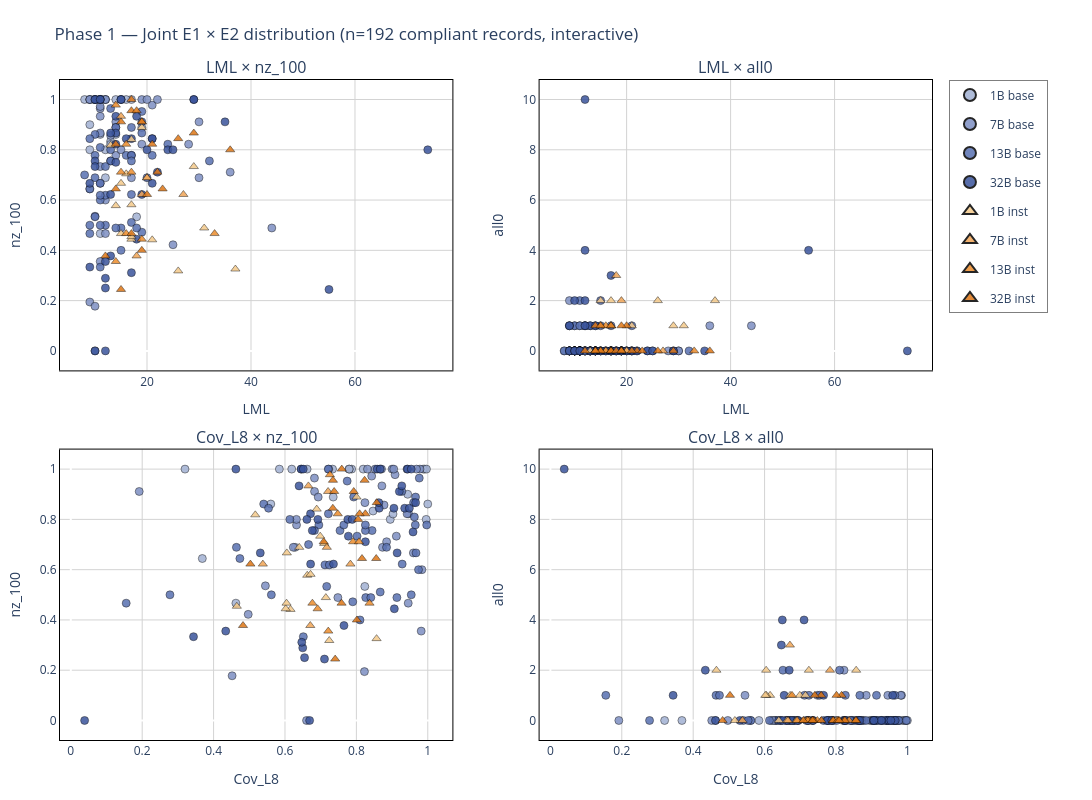

Notebook source saved alongside this figure:
### Markdown cell above
---

## Phase 1 — Joint Distribution (label-free)

Visualize the joint E1 × E2 metric space *without* applying any Type cutoff yet. The goal is to identify natural clusters or separation that motivates the cutoff choice in Phase 2.

### Code cell
# Interactive 4-panel scatter: hover shows model + id + LML + Cov_L8 + nz_100 + all0.
import plotly.graph_objects as go
from plotly.subplots import make_subplots

PANELS = [
    ('LML',    'nz_100', 'LML × nz_100'),
    ('LML',    'all0',   'LML × all0'),
    ('Cov_L8', 'nz_100', 'Cov_L8 × nz_100'),
    ('Cov_L8', 'all0',   'Cov_L8 × all0'),
]

fig = make_subplots(
    rows=2, cols=2,
    subplot_titles=[t for *_, t in PANELS],
    horizontal_spacing=0.10, vertical_spacing=0.12,
)

for i, (xcol, ycol, _) in enumerate(PANELS):
    r, c = i // 2 + 1, i % 2 + 1
    for mk in MODEL_KEYS:
        sub = df[df['model'] == mk]
        if sub.empty:
            continue
        fam = model_family(mk)
        fig.add_trace(
            go.Scatter(
                x=sub[xcol], y=sub[ycol],
                mode='markers',
                name=f'{model_size(mk)} {fam[:4]}',
                legendgroup=mk,
                showlegend=(i == 0),
                marker=dict(
                    size=8,
                    color=model_color(mk),
                    symbol='circle' if fam == 'base' else 'triangle-up',
                    line=dict(width=0.5, color='black'),
                    opacity=0.85,
                ),
                customdata=sub[['model', 'id', 'LML', 'Cov_L8', 'nz_100', 'all0']].values,
                hovertemplate=(
                    '<b>%{customdata[0]} #%{customdata[1]}</b><br>'
                    'LML: %{customdata[2]}<br>'
                    'Cov_L8: %{customdata[3]:.3f}<br>'
                    'nz_100: %{customdata[4]:.3f}<br>'
                    'all0: %{customdata[5]}'
                    '<extra></extra>'
                ),
            ),
            row=r, col=c,
        )
    fig.update_xaxes(title_text=xcol, row=r, col=c, showgrid=True,
                     gridcolor='lightgray', linecolor='black', mirror=True)
    fig.update_yaxes(title_text=ycol, row=r, col=c, showgrid=True,
                     gridcolor='lightgray', linecolor='black', mirror=True)

fig.update_layout(
    title=f'Phase 1 — Joint E1 × E2 distribution (n={len(df)} compliant records, interactive)',
    height=800, width=1300,
    plot_bgcolor='white',
    paper_bgcolor='white',
    legend=dict(itemsizing='constant', x=1.02, y=1.0, bgcolor='white',
                bordercolor='black', borderwidth=0.5),
    margin=dict(l=60, r=160, t=80, b=60),
)
fig.show()
